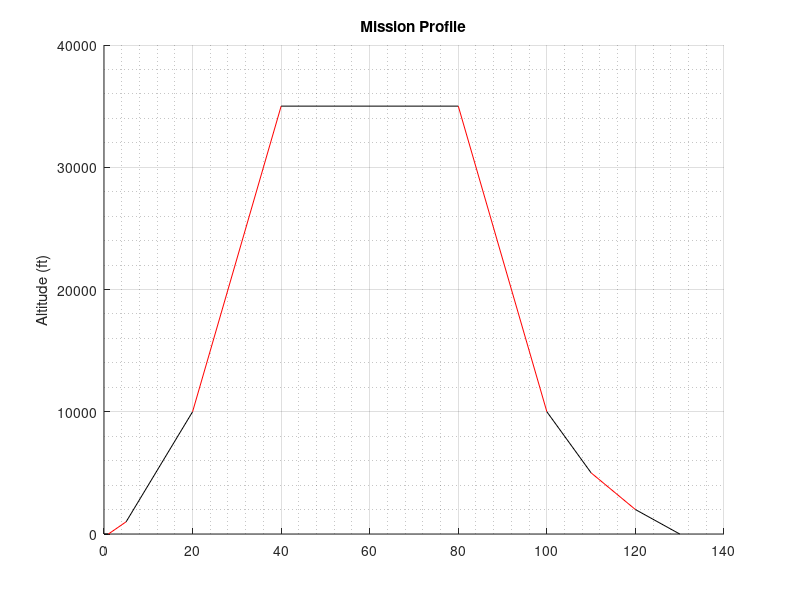

This chart was generated by the following MATLAB code:
clc; clear; close all;

range = 1000;

figure(1)
line([0, 1], [0, 0], 'Color', 'black') % Takeoff
line([1, 5], [0, 1000], 'Color', 'red') % Climb to 1000 ft
line([5, 20], [1000, 10000], 'Color', 'black') % Climb to 10000 ft
line([20, 40], [10000, 35000], 'Color', 'red') % Climb to 35000 ft
line([40, 80], [35000, 35000], 'Color', 'black') % Cruise at 35000 ft
line([80, 100], [35000, 10000], 'Color', 'red') % Descend to 10000 ft
line([100, 110], [10000, 5000], 'Color', 'black') % Descend to 5000 ft
line([110, 120], [5000, 2000], 'Color', 'red') % Descend to 2000 ft
line([120, 130], [2000, 0], 'Color', 'black') % Landing
grid on
grid minor
xlabel('')
ylabel('Altitude (ft)')
title('Mission Profile')
ylim([0 40000])

% Diversion Segment